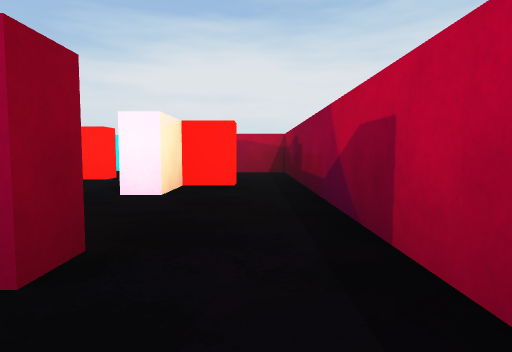
view 1 (above)

24 first-person views from a walk through a Unity game level. The camera is 0.51 m above the floor, tilts 4° down and sees 75° across. The floor is counted in squares, 1 m on a side. Each view is taken from the middle of a square. On the plan, view 1 faces up. The plan holds only what a view shows up to about 9 squares ahead; the rest is blank. The player character is not drawn. Surface patterns are stand-ins for the level's own textures.

view 2
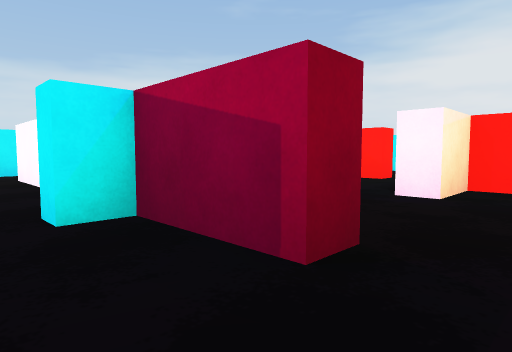

view 3
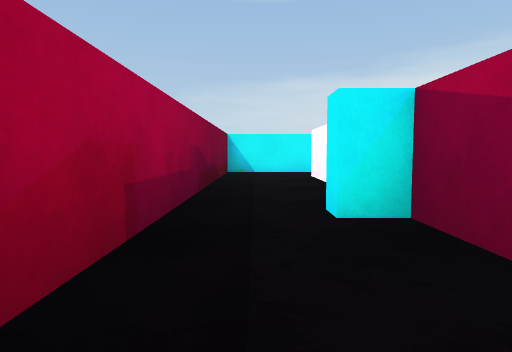

view 4
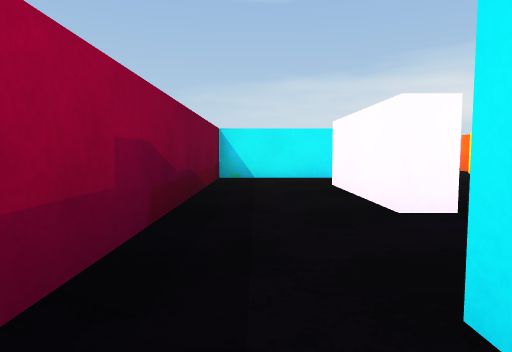

view 5
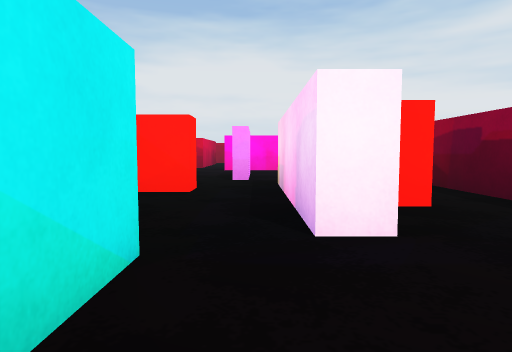

view 6
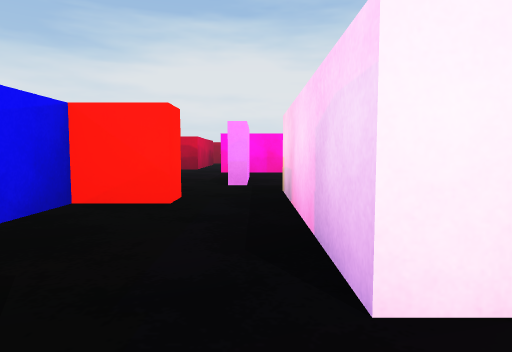

view 7
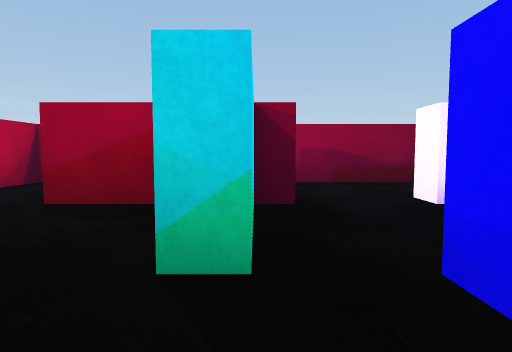

view 8
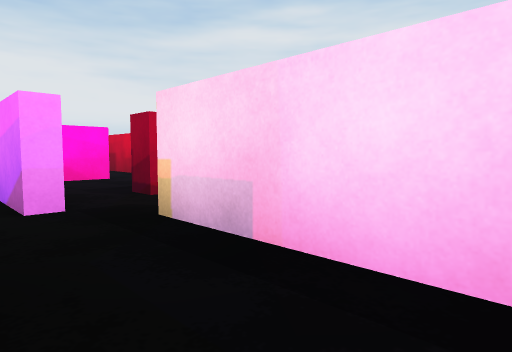

view 9
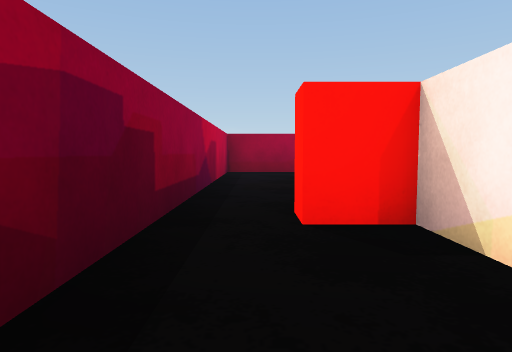

view 10
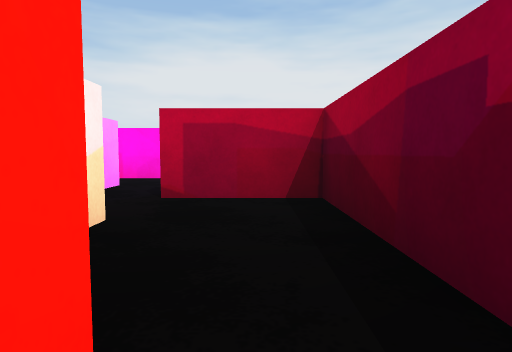

view 11
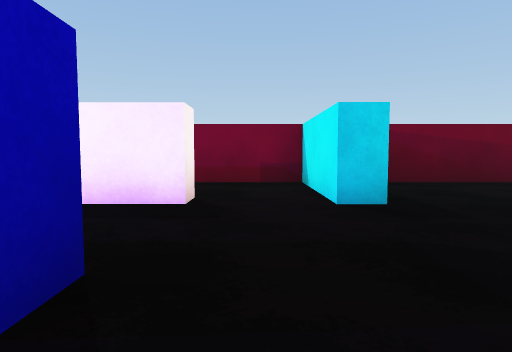

view 12
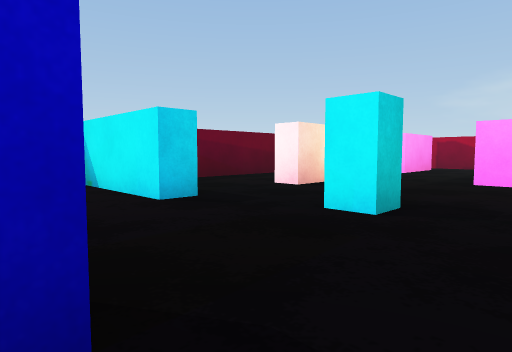

view 13
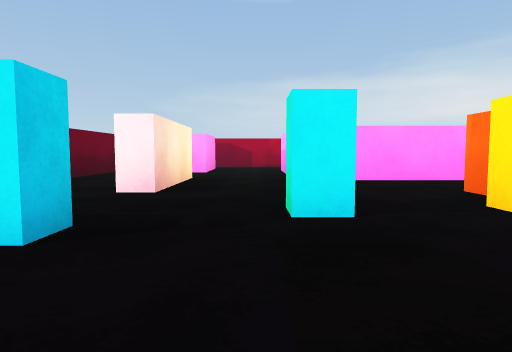

view 14
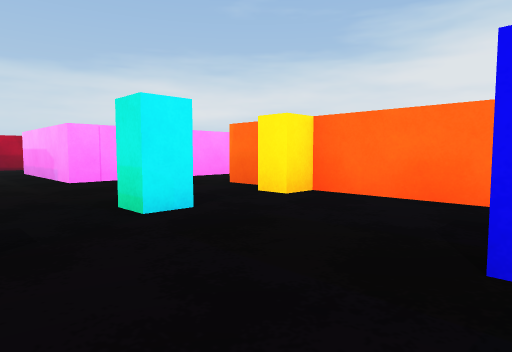

view 15
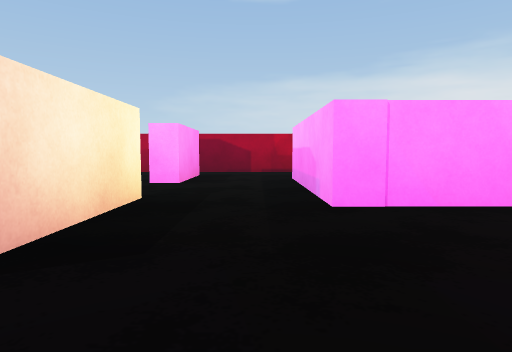

view 16
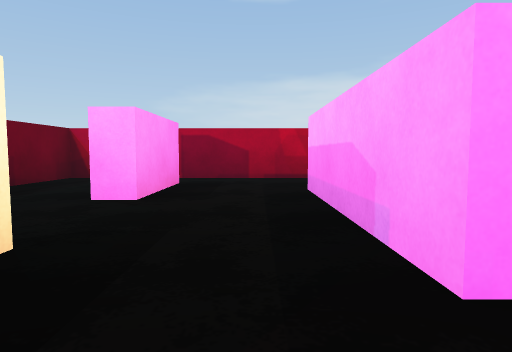

view 17
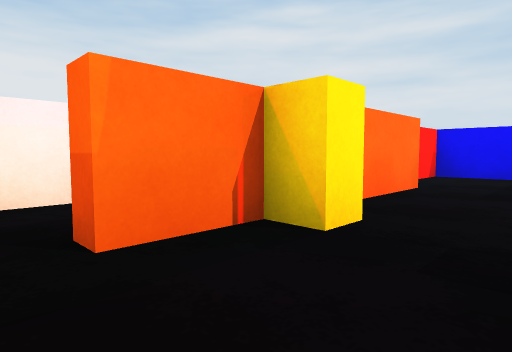

view 18
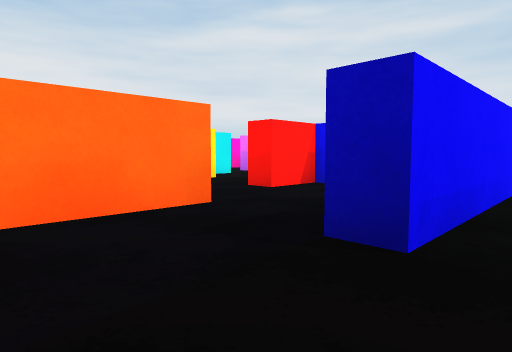

view 19
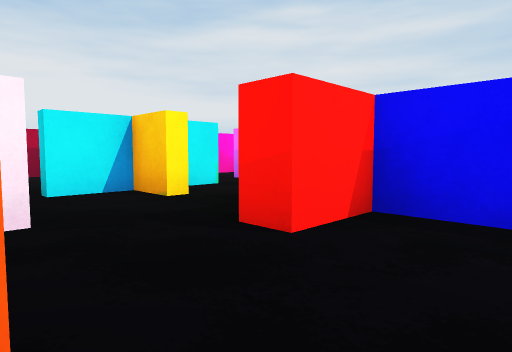

view 20
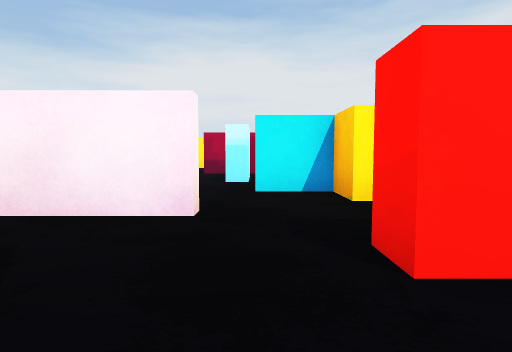

view 21
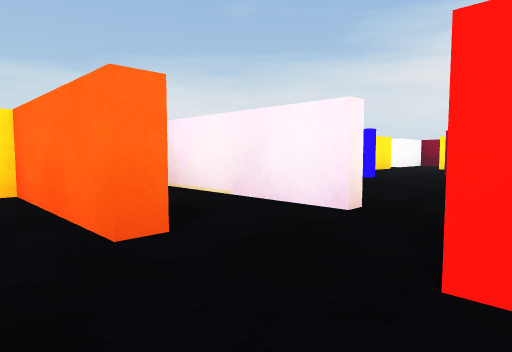

view 22
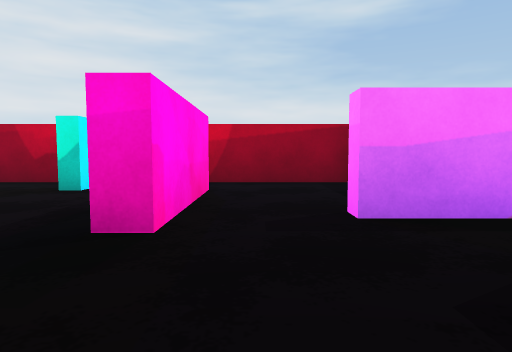

view 23
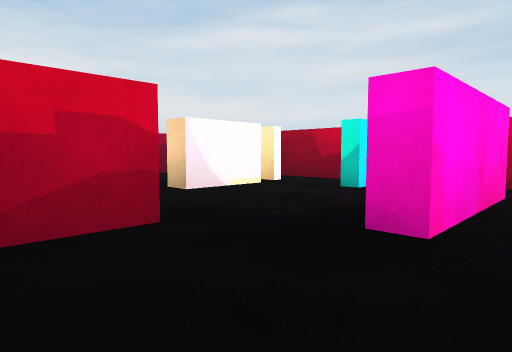

view 24
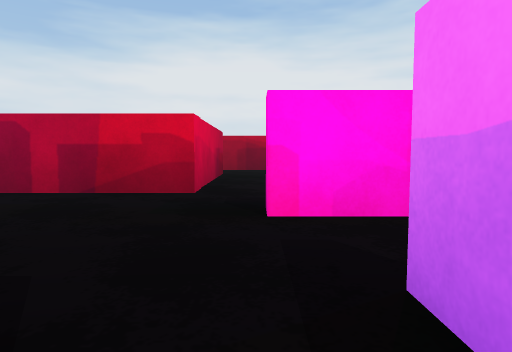

### Floor plan
Key: @ floor where view 1 was taken; # wall or solid block; x gap in a wall; . floor; T thing the floor can be seen under or through.
Columns run from 19 left of view 1 to 1 right of it. Each row starts with its distance up from view 1.
 19                   ##
 18                ..
 17                #.
 16                #.. ##
 15                #.####
 14           ..   #....#
 13           ..T###....#
 12            T  ...##.#
 11             TT......#
 10              T  .#..#
  9              T##.####
  8        ######....x..#
  7       #..#....#####.#
  6       #.#####..#..#.#
  5       #..x.....#..#.#
  4 #..####.....####..#.#
  3 #...............#...#
  2 #...............#...#
  1 #.##..##..#.###.###.#
  0 #.........#........@#
 -1 #####################

Where each view was taken, in squares from view 1:
view 1: 0 up, 0 right, facing up
view 2: 0 up, 0 right, facing up-left
view 3: 0 up, 0 right, facing left
view 4: 0 up, 2 left, facing left
view 5: 2 up, 2 left, facing up
view 6: 3 up, 2 left, facing up
view 7: 5 up, 3 left, facing down
view 8: 5 up, 3 left, facing up-right
view 9: 8 up, 0 right, facing down
view 10: 5 up, 0 right, facing up
view 11: 5 up, 8 left, facing down
view 12: 5 up, 7 left, facing down-left
view 13: 3 up, 7 left, facing left
view 14: 2 up, 7 left, facing up-left
view 15: 3 up, 10 left, facing left
view 16: 3 up, 12 left, facing left
view 17: 4 up, 12 left, facing up-right
view 18: 3 up, 9 left, facing up-right
view 19: 5 up, 7 left, facing up-right
view 20: 5 up, 6 left, facing up
view 21: 5 up, 5 left, facing up-left
view 22: 11 up, 5 left, facing right
view 23: 11 up, 5 left, facing up-right
view 24: 9 up, 3 left, facing up
